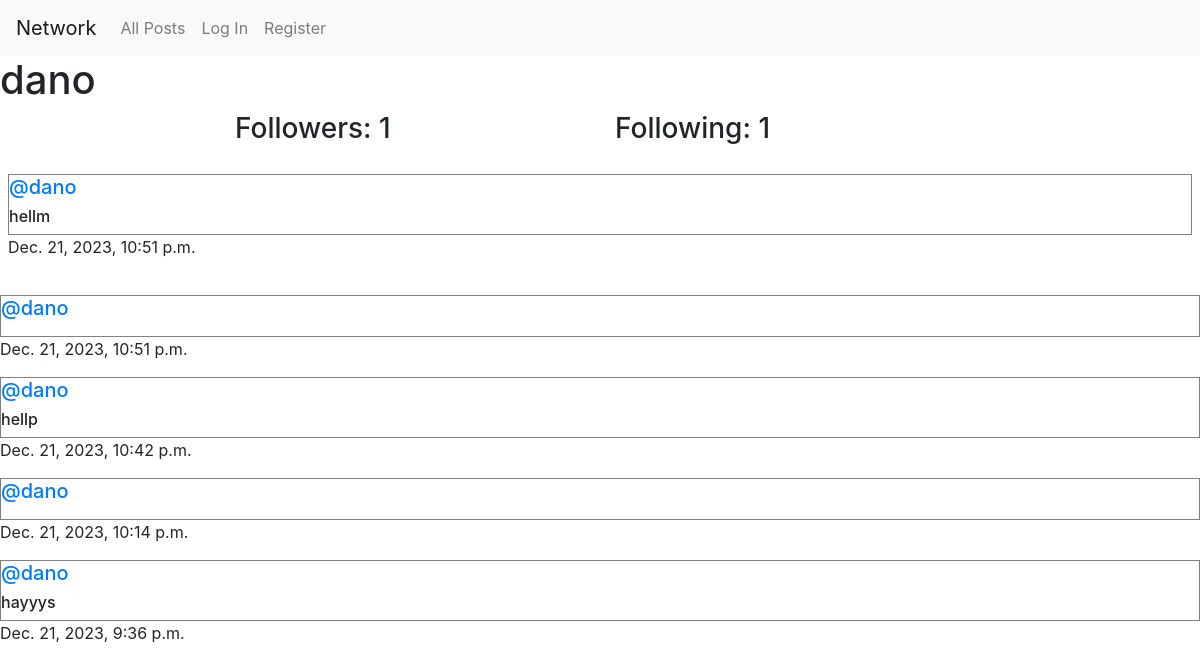
The app's page /profile/1 with its own data.
### network/models.py (models this page shows, shortened)
class User(AbstractUser):
    pass

class Post(models.Model):
    content =models.CharField(max_length=150)
    user=models.ForeignKey(User, on_delete=models.CASCADE, related_name="author")
    date=models.DateTimeField(auto_now_add=True)

### network/views.py (the view)
# urls.py: path("profile/<int:user_id>", views.profile, name="profile"),
def profile(request, user_id):
    user=User.objects.get(pk=user_id)
    allPosts=Post.objects.filter(user=user).order_by("id").reverse()
    following=Follow.objects.filter(user=user)
    followers=Follow.objects.filter(user_follower=user)
    try:
        checkFollow=followers.filter(user=User.objects.get(pk=request.user.id))
        if len(checkFollow) != 0:
            isFollowing=True
        else:
            isFollowing=False
    except:
        isFollowing=False
    paginator=Paginator(allPosts, 10)
    page_number=request.GET.get('page')
    posts_of_the_page=paginator.get_page(page_number)
    return render(request, "network/profile.html",{
        "allPosts": allPosts,
        "posts_of_the_page": posts_of_the_page,
        "username": user.username,
        "following":following,
        "followers": followers,
        "isFollowing": isFollowing,
        "user_profile":user,
    })

### network/templates/network/profile.html (shortened to what this page needs)
{% extends "network/layout.html" %}
{% block body %}
    <h1>{{ username }}</h1>
    <div class="container">
        <div class="row d-flex justify-content-center">
            <h3 class="col-4">Followers: {{ followers.count }}</h3>
            <h3 class="col-4">Following: {{ following.count }}</h3>
        </div>
    </div>
    <div class="all-posts mx-2">
        {% for post in posts_of_the_page %}
            <div class="rows post">
                <h5 class="username"><a href="{% url 'profile' user_id=post.user.id %}">@{{ post.user }}</a></h5>
                <h6 class="content">{{ post.content }}</div>
                <p class="date">{{ post.date }}</div>
            </div>
        {% endfor %}
{% endblock %}

### network/static/network/styles.css (style rules this page uses)
.all-posts { display: flex; justify-content: flex-start; flex-direction: column; margin: 20px; }
.post { border: 0.1px solid gray; display: flex; justify-content: center; flex-direction: column; }

### records on screen
User: username "dano"
Post: user "dano", content "hellm", date "Dec. 21, 2023, 10:51 p.m."
Post: user "dano", date "Dec. 21, 2023, 10:51 p.m."
Post: user "dano", content "hellp", date "Dec. 21, 2023, 10:42 p.m."
Post: user "dano", date "Dec. 21, 2023, 10:14 p.m."
Post: user "dano", content "hayyys", date "Dec. 21, 2023, 9:36 p.m."

### other values on screen
{{ followers.count }} "1"
{{ following.count }} "1"
